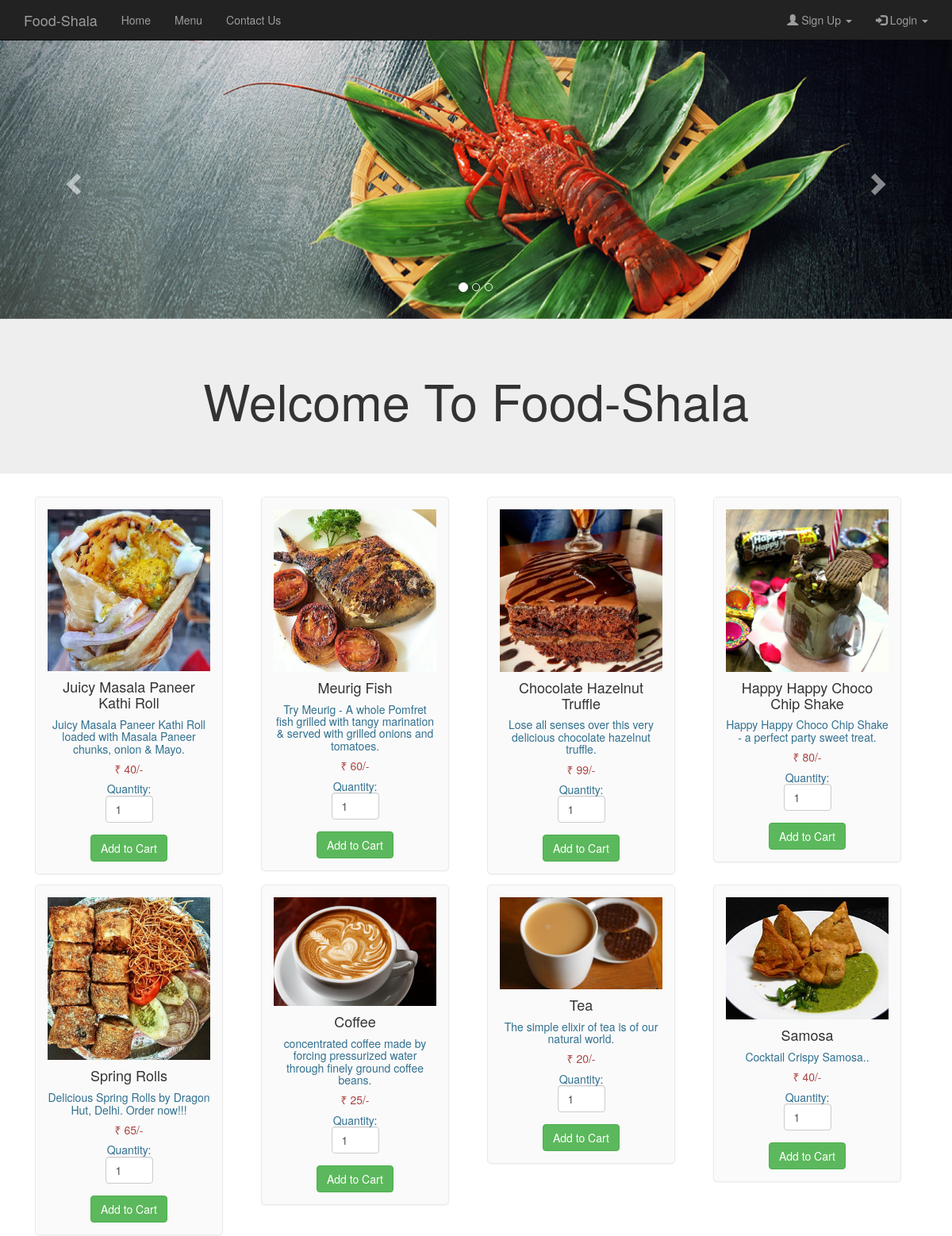
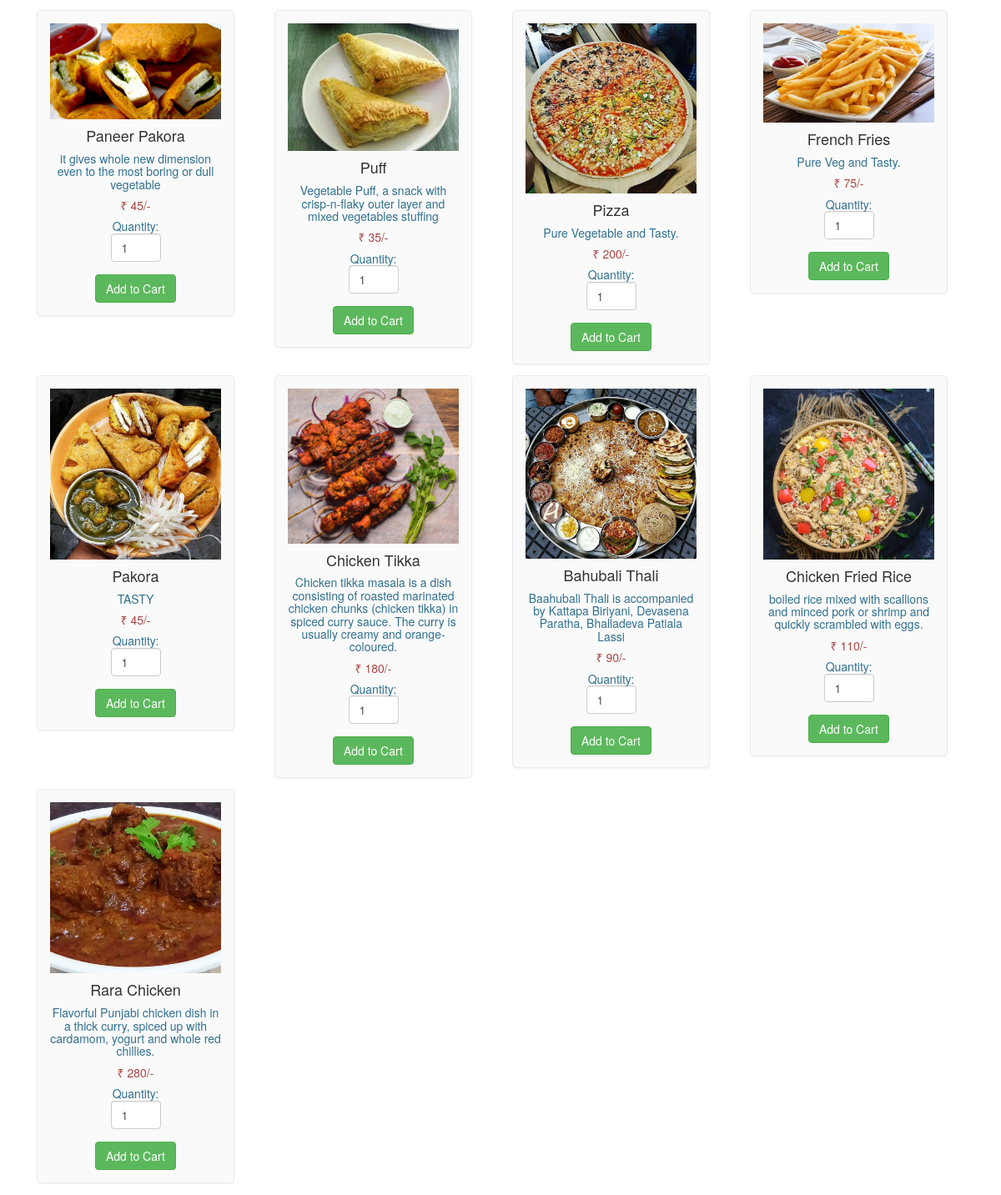
The app's page /foodlist.php with its own data (2 pictures, top to bottom).
### tables this page shows
CREATE TABLE `food` (
  `F_ID` int(30) NOT NULL,
  `name` varchar(30) NOT NULL,
  `category` varchar(40) NOT NULL,
  `price` int(30) NOT NULL,
  `description` varchar(200) NOT NULL,
  `R_ID` int(30) NOT NULL,
  `images_path` varchar(200) NOT NULL,
  `options` varchar(10) NOT NULL DEFAULT 'ENABLE'
);

### foodlist.php (the view, shortened to what this page needs)
<html>
  <head>
  </head>
  <link rel="stylesheet" type = "text/css" href ="css/foodlist.css">
  <link rel="stylesheet" href="https://cdn.jsdelivr.net/npm/@fortawesome/fontawesome-free@5.15.3/css/fontawesome.min.css">
  <link rel="stylesheet" href="https://maxcdn.bootstrapcdn.com/bootstrap/3.4.0/css/bootstrap.min.css">
  <body>
    <nav class="navbar navbar-inverse navbar-fixed-top navigation-clean-search" role="navigation">
      <div class="container">
        <div class="navbar-header">
          <a class="navbar-brand" href="index.php">Food-Shala</a>
        </div>
        <div class="collapse navbar-collapse " id="myNavbar">
          <ul class="nav navbar-nav">
            <li><a href="index.php">Home</a></li>
            <li><a href="foodlist.php">Menu</a></li>
            <li><a href="contactus.php">Contact Us</a></li>
          </ul>
          <?php
if(isset($_SESSION['login_user1'])){
?>
          <ul class="nav navbar-nav navbar-right">
            <li><a href="#"><span class="glyphicon glyphicon-user"></span> Welcome <?php echo $_SESSION['login_user1']; ?> </a></li>
            <li><a href="myrestaurant.php">MANAGER CONTROL PANEL</a></li>
            <li><a href="logout_m.php"><span class="glyphicon glyphicon-log-out"></span> Log Out </a></li>
          </ul>
  <?php
}
else {
  ?>
<ul class="nav navbar-nav navbar-right">
            <li><a href="#" class="dropdown-toggle active" data-toggle="dropdown" role="button" aria-haspopup="true" aria-expanded="false"><span class="glyphicon glyphicon-user"></span> Sign Up <span class="caret"></span> </a>
            </li>
            <li><a href="#" class="dropdown-toggle active" data-toggle="dropdown" role="button" aria-haspopup="true" aria-expanded="false"><span class="glyphicon glyphicon-log-in"></span> Login <span class="caret"></span></a>
            </li>
          </ul>
<?php
}
?>
        </div>
      </div>
    </nav>
    <div id="myCarousel" class="carousel slide" data-ride="carousel">
    <ol class="carousel-indicators">
      <li data-target="#myCarousel" data-slide-to="0" class="active"></li>
      <li data-target="#myCarousel" data-slide-to="1"></li>
      <li data-target="#myCarousel" data-slide-to="2"></li>
    </ol>
    <div class="carousel-inner">
      <div class="item active">
      <img src="images/slide002.jpg" style="width:100%;">
      <div class="carousel-caption">
      </div>
      </div>
    </div>
   <a class="left carousel-control" href="#myCarousel" data-slide="prev">
      <span class="glyphicon glyphicon-chevron-left"></span>
    </a>
    <a class="right carousel-control" href="#myCarousel" data-slide="next">
      <span class="glyphicon glyphicon-chevron-right"></span>
    </a>
    </div>
<div class="jumbotron">
  <div class="container text-center">
    <h1>Welcome To Food-Shala</h1>
  </div>
</div>
<div class="container" style="width:95%;">
<?php
$conn = Connect();
$sql = "SELECT * FROM FOOD WHERE options = 'ENABLE' ORDER BY F_ID";
$result = mysqli_query($conn, $sql);
if (mysqli_num_rows($result) > 0)
{
  $count=0;
  while($row = mysqli_fetch_assoc($result)){
    if ($count == 0)
      echo "<div class='row'>";
?>
<div class="col-md-3">
<form method="post" action="cart.php?action=add&id=<?php echo $row["F_ID"]; ?>">
<div class="mypanel" align="center";>
<img src="<?php echo $row["images_path"]; ?>" class="img-responsive">
<h4 class="text-dark"><?php echo $row["name"]; ?></h4>
<h5 class="text-info"><?php echo $row["description"]; ?></h5>
<h5 class="text-danger">&#8377; <?php echo $row["price"]; ?>/-</h5>
<h5 class="text-info">Quantity: <input type="number" min="1" max="25" name="quantity" class="form-control" value="1" style="width: 60px;"> </h5>
<input type="submit" name="add" style="margin-top:5px;" class="btn btn-success" value="Add to Cart">
</div>
</form>
</div>
<?php
$count++;
if($count==4)
{
  echo "</div>";
  $count=0;
}
}
?>
</div>
</div>
  <?php
}
?>
</body>
</html>

### css/foodlist.css (style rules this page uses)
body,html { height: 100%; }
body { padding-top: 50px; background-image: url('bgimg1.jpg'); background-repeat: repeat; background-size: cover; background-position: center; }
.mypanel { border: 1px solid #eaeaec; margin: -1px 19px 3px -1px; box-shadow: 0 1px 2px rgba(0,0,0,0.05); background-color: #FAFAFA; padding:15px; border-radius: 5px; }
input { border: 5px solid white; }

### records on screen
food: images_path (picture), name "Juicy Masala Paneer Kathi Roll", description "Juicy Masala Paneer Kathi Roll loaded with Masala Paneer chunks, onion & Mayo.", price "40"
food: images_path (picture), name "Meurig Fish", description "Try Meurig - A whole Pomfret fish grilled with tangy marination & served with grilled onions and tomatoes.", price "60"
food: images_path (picture), name "Chocolate Hazelnut Truffle", description "Lose all senses over this very delicious chocolate hazelnut truffle.", price "99"
food: images_path (picture), name "Happy Happy Choco Chip Shake", description "Happy Happy Choco Chip Shake - a perfect party sweet treat.", price "80"
food: images_path (picture), name "Spring Rolls", description "Delicious Spring Rolls by Dragon Hut, Delhi. Order now!!!", price "65"
food: images_path (picture), name "Coffee", description "concentrated coffee made by forcing pressurized water through finely ground coffee beans.", price "25"
food: images_path (picture), name "Tea", description "The simple elixir of tea is of our natural world.", price "20"
food: images_path (picture), name "Samosa", description "Cocktail Crispy Samosa..", price "40"
food: images_path (picture), name "Paneer Pakora", description "it gives whole new dimension even to the most boring or dull vegetable", price "45"
food: images_path (picture), name "Puff", description "Vegetable Puff, a snack with crisp-n-flaky outer layer and mixed vegetables stuffing", price "35"
food: images_path (picture), name "Pizza", description "Pure Vegetable and Tasty.", price "200"
food: images_path (picture), name "French Fries", description "Pure Veg and Tasty.", price "75"
food: images_path (picture), name "Pakora", description "TASTY", price "45"
food: shows a picture, name "Chicken Tikka", description "Chicken tikka masala is a dish consisting of roasted marinated chicken chunks (chicken tikka) in spiced curry sauce. The curry is usually creamy and orange-coloured.", price "180"
food: images_path (picture), name "Bahubali Thali", description "Baahubali Thali is accompanied by Kattapa Biriyani, Devasena Paratha, Bhalladeva Patiala Lassi", price "90"
food: images_path (picture), name "Chicken Fried Rice", description "boiled rice mixed with scallions and minced pork or shrimp and quickly scrambled with eggs.", price "110"
food: images_path (picture), name "Rara Chicken", description "Flavorful Punjabi chicken dish in a thick curry, spiced up with cardamom, yogurt and whole red chillies.", price "280"
